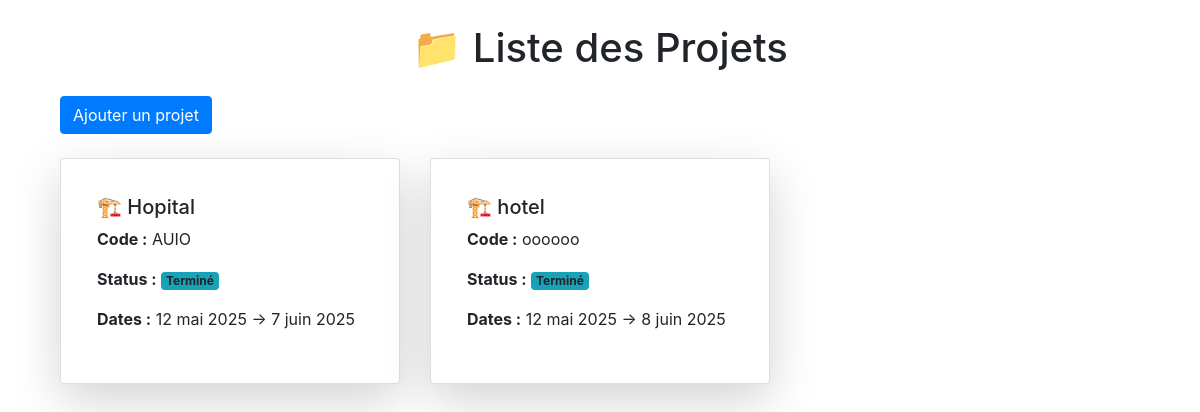
Page /projet/ (signed in) on the committed database.
### entreprise/models.py (models this page shows, shortened)
class Projet(models.Model):
    company = models.ForeignKey('Company', on_delete=models.CASCADE, verbose_name="Entreprise associée")
    projet_name = models.CharField(max_length=255, verbose_name="Nom du projet")
    project_code = models.CharField(max_length=100, unique=True, verbose_name="Code du projet")
    start_date = models.DateField(verbose_name="Date de début")
    end_date = models.DateField(null=True, blank=True, verbose_name="Date de fin")
    location = models.CharField(max_length=255, verbose_name="Localisation")
    STATUS_CHOICES = [
        ('en_cours', 'En cours'),
        ('termine', 'Terminé'),
        ('a_demarrer', 'À démarrer'),
    ]
    status = models.CharField(max_length=20, choices=STATUS_CHOICES, default='a_demarrer', verbose_name="Statut")
    created_at = models.DateTimeField(auto_now_add=True, verbose_name="Date de création")
    updated_at = models.DateTimeField(auto_now=True, verbose_name="Dernière mise à jour")

### entreprise/views.py (the view)
# urls.py: path('projet/', projet, name='projet'),
@login_required
def projet(request):
    donnee = Projet.objects.all()
    return render(request, "projets/projets.html", {"donnee": donnee})

### entreprise/templates/projets/projets.html (shortened to what this page needs)
{% extends "base_templates.html" %}
{% block contenu %}
<div class="container mt-4">
    <h1 class="text-center mb-4">📁 Liste des Projets</h1>
    <div class="text-end">
        <a href="{% url 'ajouter_projet' %}" class="btn btn-primary">
             Ajouter un projet
        </a>
    </div>
    <div class="row mt-4">
        {% for projet in donnee %}
            <div class="col-md-4">
                <div class="card shadow-lg p-3 mb-4 rounded">
                    <div class="card-body">
                        <h5>🏗 {{ projet.projet_name }}</h5>
                        <p><strong>Code :</strong> {{ projet.project_code }}</p>
                        <p><strong>Status :</strong> <span class="badge bg-info">{{ projet.get_status_display }}</span></p>
                        <p><strong>Dates :</strong> {{ projet.start_date }} → {{ projet.end_date|default:"Non défini" }}</p>
                    </div>
                </div>
            </div>
        {% empty %}
            <p class="text-center text-muted">Aucun projet trouvé.</p>
        {% endfor %}
    </div>
</div>
{% endblock contenu %}

### rows in the picture
Projet: projet_name "Hopital", project_code "AUIO", status "Terminé", start_date "12 mai 2025", end_date "7 juin 2025"
Projet: projet_name "hotel", project_code "oooooo", status "Terminé", start_date "12 mai 2025", end_date "8 juin 2025"
